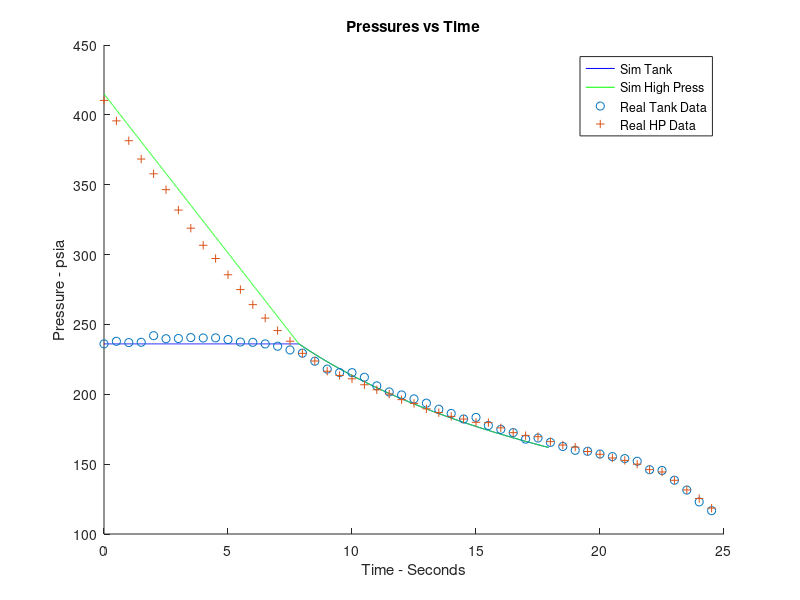

The MATLAB source for this figure:
% Pressure regulated rocket system simulator
% (c) John Nguyen 2025
% MIT License

% Common specific heat ratios:
% Helium - 1.667
% Hydrogen - 1.41
% Nitrogen, Oxygen, Air - 1.4
% Methane - 1.32
% Carbon dioxide - 1.28
% Propane - 1.13


% Real waterflow data
data = [
221.376243
223.2333
222.309411
222.539263
227.236833
225.066109
225.226223
225.884365
225.615293
225.677547
224.490279
222.695793
222.48568
221.331938
219.710427
217.048871
214.74708
208.981056
203.318903
200.827953
200.784832
197.494499
191.331052
186.966859
184.83417
181.996056
178.950835
174.59173
171.605467
167.613929
168.75299
163.000751
160.207232
157.880268
153.187207
154.000347
150.880011
147.955396
145.192108
144.51122
142.517402
140.671703
139.269265
137.359231
131.313066
130.759085
123.790548
116.765132
108.257669
101.984065
];
data = data + 14.7;
datatime = 0:0.5:(length(data)/2-0.5);

hp_data = [
395.629104
380.991364
366.803816
353.68294
343.123317
331.746456
317.167682
304.184085
291.953386
282.497666
270.837993
260.263766
249.460604
239.834916
230.89784
223.282906
214.579508
209.138799
201.793594
198.772662
196.371314
192.13125
188.55838
185.469915
181.465656
178.762407
174.912075
172.176655
169.476109
167.579664
165.233084
165.01634
161.287158
157.834578
155.7071
154.95748
151.430437
148.980847
147.458637
144.354675
142.353724
139.728503
137.998777
135.313698
131.368376
129.710999
123.738851
116.856287
110.706998
103.820869
];

hp_data = hp_data + 14.7
hp_datatime = 0:0.5:(length(hp_data)/2-0.5);



ox_gamma = 1.4; % Specific heat ratio of OXIDIZER ullage gas

% initial properties
resP0 = 415; % psia initial high pressure reservoir pressure
resV = 416/1728 % ft3 reservoir volume

oxP0 = 221.376+14.7; % psia initial oxidizer tank pressure
oxV0 = (736-677)/1728; % ft3 initial oxidizer ullage volume

oxrho = 62.34; % lbm/ft3 oxidizer density

% flow constants

oxCv = 0.7;

% end conditions
oxVf = 736/1728; % ft3 final oxidizer ullage volume
tmax = 60; % maximum runtime

enableplot = false

dt = 0.003
n_points = ceil(tmax * 1/dt)
t = 0;
n = 1;

% Simulation record vectors
tnum = zeros(1,n_points);
oxPnum = oxVnum = oxmdotnum = oxdPnum = resPnum = tnum;

% Current frame variables
oxV = oxV0;
oxP = oxP0;
resP = resP0;
mass = 0;
Pa = 14.7;

% Simulation loop
% Exit conditions:
% - Exceeds size of preallocated vectors
% - Runs out of oxidizer or fuel (triggers warning if runs out of fuel first)
% - Exceeds maximum runtime
% - Flow reversal (triggers warning) (Chamber pressure greater than feed pressure)
while n < n_points && oxV < oxVf && t < tmax && oxP > Pa
  oxdV = oxCv * sqrt((oxP - Pa)/(oxrho/62.34)) / 7.48 / 60 * dt; % ft3 ox change in ullage volume
  oxV2 = oxV + oxdV; % ft3 new oxidizer ullage volume

  % Liquid flow rates out are calculated from using the change in volume
  oxmdot = oxdV / dt * oxrho; % lbm/s ox mass flow rate
  mass += oxmdot * dt; % lbm, ox mass flowed

  % New tank pressures are found using blowdown methods first
  oxP2 = oxP * oxV / (oxV+oxdV); % psia new oxidizer pressure

  % Then the regulators kick in and keep pressures high, until the reservoir runs dry
  if resP > oxP0 && (resP-oxP0)*resV>(oxP2-oxP0)*oxV2
    % First case is when the reservoir has enough to keep constant pressure
    oxP2 = oxP0;
    % Derived from Boyle's Law relation:
    % ResP1V + OxP1V1 = ResP2V + OxP2V2
    % this distributes the gas among the reservoir and tank
    resP2 = (resP*resV + oxP*oxV - oxP0*oxV2) / resV;
  else
    % Second case is when the reservoir can't keep up
    % Derived from Boyle's Law relation:
    % ResP1V + OxP1V1 = ResP2V + OxP2V2
    % Which because reservoir and tank pressures are now equal simplifies to:
    % ResP1V + OxP1V1 = ResP2*(ResV+OxV2) = OxP2*(ResV+OxV2)
    oxP2 = resP2 = (resP*resV + oxP*oxV)/(resV+oxV2);
  endif

  oxP = oxP2;
  resP = resP2;
  oxV += oxdV; % ft3 new oxidizer ullage volume
  % Storing data in record vectors
  tnum(n) = t; % time, seconds
  oxPnum(n) = oxP; % oxidizer tank pressure, psia
  oxVnum(n) = oxV; % oxidizer tank ullage volume, ft3
  oxmdotnum(n) = oxmdot; % oxidizer mass flow rate, lbm/s
  resPnum(n) = resP;
  oxdPnum(n) = oxP - Pa; % oxidizer injector pressure drop, psi
  t += dt; % incrementing time
  n += 1; % index increment
  % Printing reason for exiting loop
  if n >= n_points
    disp("Exit! Exceeded preallocated vector size (n_points)!")
  end
  if oxV >= oxVf
    disp("Exit! Ran out of oxidizer!")
  end
  if t >= tmax
    disp("Exit! Exceeded maximum runtime (tmax)!")
  end
  if oxP < Pa
    disp("Exit! WARNING: Flow reversal!")
  end

end

disp("Final time: (s)");
disp(t);
disp("Total mass flowed: (lbm)");
disp(mass);
disp("Average mass flow rate: (lbm/s)");
disp(mass/t);

% Plot tank and chamber pressures over time
delete(figure(1));
figure(1);
hold on;
plot(tnum(1:(n-1)),oxPnum(1:(n-1)),"blue");
plot(tnum(1:(n-1)),resPnum(1:(n-1)),"green");
plot(datatime,data,"o","linestyle","none");
plot(hp_datatime,hp_data,"+","linestyle","none");
title("Pressures vs Time");
legend("Sim Tank","Sim High Press","Real Tank Data","Real HP Data");
xlabel("Time - Seconds");
ylabel("Pressure - psia");

if enableplot
% Plot tank ullage volumes over time
delete(figure(3));
figure(3);
hold on;
plot(tnum(1:(n-1)),oxVnum(1:(n-1)),"blue");
title("ullage volumes vs time");
xlabel("seconds");
ylabel("cubic feet");

% Plot fuel & oxidizer mass flow rates over time
delete(figure(4));
figure(4);
hold on;
plot(tnum(1:(n-1)),oxmdotnum(1:(n-1)),"blue");
title("mass flow rates vs time");
ylabel("pounds/second");
xlabel("seconds");
end
